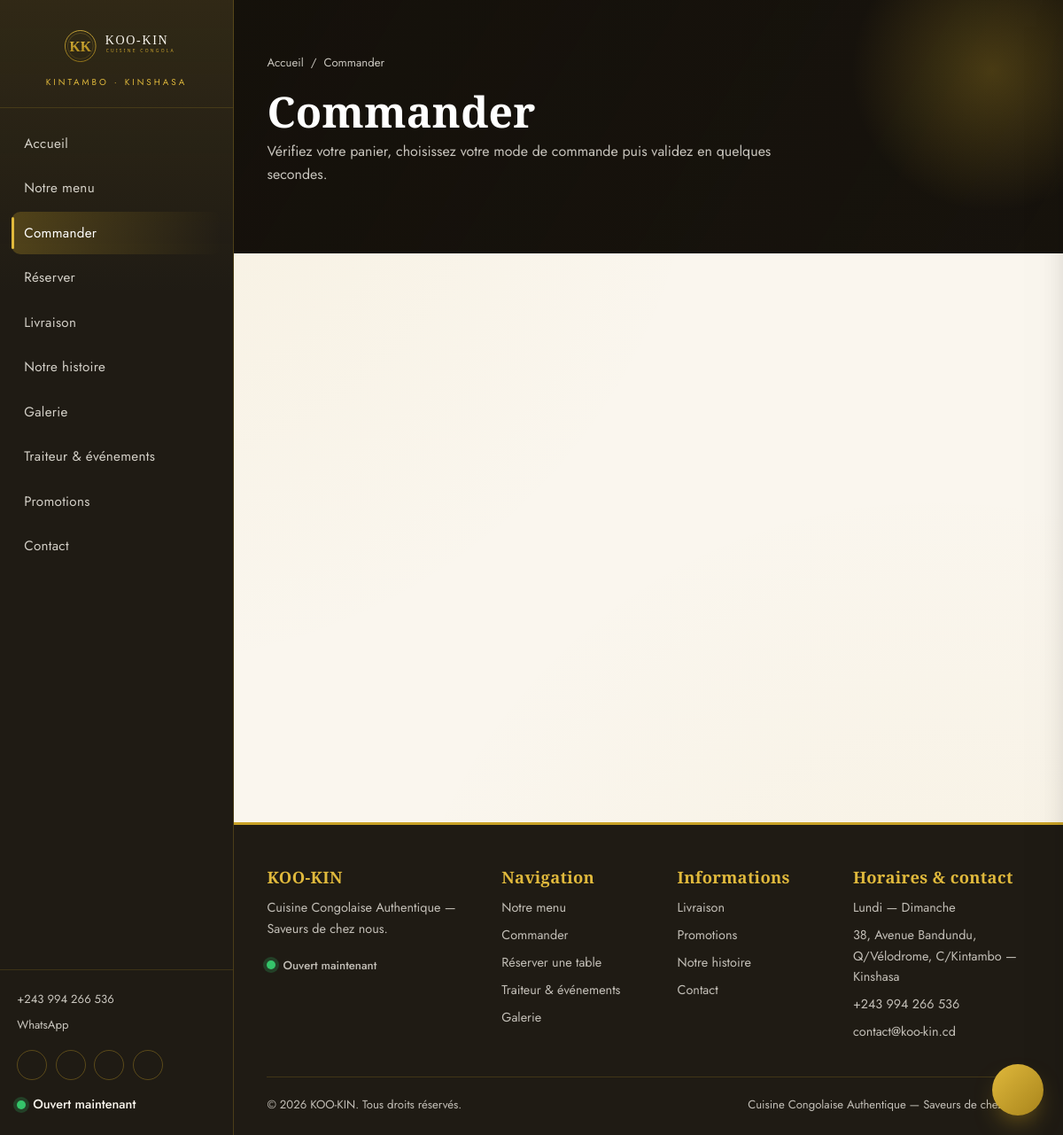
The page /commander.php on the database its author committed.
### tables this page shows
CREATE TABLE `parametres_site` (
  `id` INT UNSIGNED NOT NULL AUTO_INCREMENT,
  `cle` VARCHAR(100) NOT NULL,
  `valeur` TEXT NULL,
  `description` VARCHAR(255) NULL,
  PRIMARY KEY (`id`),
  UNIQUE KEY `uq_parametres_cle` (`cle`)
);

### classes/core/Config.php (called while the page is built, shortened)
<?php
class Config
{
    private static ?array $items = null;
    public static function load(array $data): void
    {
        self::$items = $data;
    }
    public static function get(string $key, mixed $default = null): mixed
    {
        $segments = explode('.', $key);
        $value = self::$items;
        foreach ($segments as $segment) {
            if (!is_array($value) || !array_key_exists($segment, $value)) {
                return $default;
            }
            $value = $value[$segment];
        }
        return $value;
    }
}

### classes/core/Database.php (called while the page is built, shortened)
<?php
class Database
{
    private static ?Database $instance = null;
    private PDO $pdo;
    private function __construct(array $cfg)
    {
        $dsn = sprintf(
            'mysql:host=%s;port=%d;dbname=%s;charset=%s',
            $cfg['host'],
            $cfg['port'],
            $cfg['name'],
            $cfg['charset']
        );
        try {
            $this->pdo = new PDO($dsn, $cfg['user'], $cfg['pass'], [
                PDO::ATTR_ERRMODE            => PDO::ERRMODE_EXCEPTION,
                PDO::ATTR_DEFAULT_FETCH_MODE => PDO::FETCH_ASSOC,
                PDO::ATTR_EMULATE_PREPARES   => false,
            ]);
        } catch (PDOException $e) {
            throw new RuntimeException('Connexion à la base de données impossible : ' . $e->getMessage());
        }
    }
    public static function init(array $cfg): void
    {
        if (self::$instance === null) {
            self::$instance = new self($cfg);
        }
    }
    public static function instance(): self
    {
        return self::$instance;
    }
    public function run(string $sql, array $params = []): \PDOStatement
    {
        $stmt = $this->pdo->prepare($sql);
        $stmt->execute($params);
        return $stmt;
    }
    public function one(string $sql, array $params = []): ?array
    {
        $row = $this->run($sql, $params)->fetch();
        return $row === false ? null : $row;
    }
}

### commander.php (the view, shortened to what this page needs)
<?php
$confirmation = null;
$page = [
    'titre' => 'Commander — KOO-KIN',
    'actif' => 'commander',
    'description' => 'Commandez vos plats KOO-KIN en ligne : sur place, à emporter ou en livraison à Kinshasa.',
    'fil' => 'Commander',
];
require BASE_PATH . 'includes/front/header.php';
if ($confirmation): ?>
    <section class="entete-page">
        <div class="conteneur animer visible">
            <p class="fil"><a href="<?= e(url('/')) ?>">Accueil</a> <span>/</span> Commander</p>
            <h1>Commande confirmée</h1>
        </div>
    </section>
    <section class="section">
        <div class="conteneur">
            <div class="carte-form animer" style="max-width:640px;margin-inline:auto">
                <?php foreach (flash_success() as $m): ?><div class="alerte alerte--succes"><?= e($m) ?></div><?php endforeach; ?>
                <div class="texte-centre" style="margin-bottom:1.2rem">
                    <span style="font-size:3rem;color:var(--succes);display:inline-block"><?= icone('verifier', '') ?></span>
                    <h2 style="font-size:1.6rem;margin:.4rem 0">Merci <?= e($confirmation['client_nom']) ?> !</h2>
                    <p class="texte-doux">Votre commande <strong style="color:var(--or-fonce)"><?= e($confirmation['code']) ?></strong> a bien été enregistrée.</p>
                </div>
                <h3 style="font-size:1.1rem;margin-bottom:.6rem">Récapitulatif</h3>
                <table class="tableau">
                    <?php foreach ($details as $d): ?>
                        <tr><td><?= e($d['plat_nom']) ?> × <?= (int) $d['quantite'] ?></td><td style="text-align:right"><?= e(format_prix($d['total'])) ?></td></tr>
                    <?php endforeach; ?>
                    <?php if ((int) $confirmation['frais_livraison'] > 0): ?>
                        <tr><td>Livraison (<?= e($confirmation['commune']) ?>)</td><td style="text-align:right"><?= e(format_prix($confirmation['frais_livraison'])) ?></td></tr>
                    <?php endif; ?>
                    <tr style="font-weight:600"><td>Total</td><td style="text-align:right;color:var(--or-fonce);font-size:1.15rem"><?= e(format_prix($confirmation['total'])) ?></td></tr>
                </table>
                <div class="menu-note" style="margin-top:1.2rem">
                    Mode : <strong><?= e(strtoupper(str_replace('_', ' ', $confirmation['type']))) ?></strong> ·
                    Paiement : <strong><?= e(strtoupper(str_replace('_', ' ', $confirmation['paiement']))) ?></strong><br>
                    Nous vous contactons au <strong><?= e($confirmation['client_telephone']) ?></strong> pour confirmer.
                </div>
                <div style="display:flex;gap:.8rem;flex-wrap:wrap;margin-top:1.4rem">
                    <a href="<?= e($waLien) ?>" target="_blank" rel="noopener" class="btn btn--or"><?= icone('whatsapp') ?> Confirmer sur WhatsApp</a>
                    <a href="<?= e(url('menu.php')) ?>" class="btn btn--contour">Commander encore</a>
                </div>
            </div>
        </div>
    </section>
<?php else: ?>
<section class="entete-page">
    <div class="conteneur animer visible">
        <p class="fil"><a href="<?= e(url('/')) ?>">Accueil</a> <span>/</span> Commander</p>
        <h1>Commander</h1>
        <p>Vérifiez votre panier, choisissez votre mode de commande puis validez en quelques secondes.</p>
    </div>
</section>
<section class="section">
    <div class="conteneur">
        <div class="grille grille--2" style="align-items:start">
        </div>
    </div>
</section>
<?php endif;
require BASE_PATH . 'includes/front/footer.php';

### includes/front/header.php (shortened to what this page needs)
<?php
$page = $page ?? [];
$actif = $page['actif'] ?? '';
$phone = (string) param('telephone', '+243 994 266 536');
$whatsapp = (string) param('whatsapp', '243994266536');
$horaireDuJour = db()->one(
    'SELECT ouverture, fermeture, ferme FROM horaires WHERE id = ? LIMIT 1',
    [(int) date('N')]
);
$statut = 'ferme';
if ($horaireDuJour && (int) $horaireDuJour['ferme'] === 0 && $horaireDuJour['ouverture'] && $horaireDuJour['fermeture']) {
    $now = time();
    $ouvre = strtotime('today ' . $horaireDuJour['ouverture']);
    $ferme = strtotime('today ' . $horaireDuJour['fermeture']);
    $statut = ($now >= $ouvre && $now <= $ferme) ? 'ouvert' : 'ferme';
}
?>
<!doctype html>
<html lang="fr">
<head>
    <link rel="stylesheet" href="<?= e(asset('css/style.css')) ?>">
</head>
<body>
<aside class="sidebar" id="sidebar" aria-label="Navigation principale">
    <div class="sidebar__logo">
        <a href="<?= e(url('/')) ?>">
            <img src="<?= e(asset('img/logo.svg')) ?>" alt="KOO-KIN">
        </a>
        <span>Kintambo · Kinshasa</span>
    </div>
    <nav class="sidebar__nav">
        <a href="<?= e(url('/')) ?>" class="<?= $actif === 'accueil' ? 'actif' : '' ?>">Accueil</a>
        <a href="<?= e(url('menu.php')) ?>" class="<?= $actif === 'menu' ? 'actif' : '' ?>">Notre menu</a>
        <a href="<?= e(url('commander.php')) ?>" class="<?= $actif === 'commander' ? 'actif' : '' ?>">Commander</a>
        <a href="<?= e(url('reservation.php')) ?>" class="<?= $actif === 'reservation' ? 'actif' : '' ?>">Réserver</a>
        <a href="<?= e(url('livraison.php')) ?>" class="<?= $actif === 'livraison' ? 'actif' : '' ?>">Livraison</a>
        <a href="<?= e(url('histoire.php')) ?>" class="<?= $actif === 'histoire' ? 'actif' : '' ?>">Notre histoire</a>
        <a href="<?= e(url('galerie.php')) ?>" class="<?= $actif === 'galerie' ? 'actif' : '' ?>">Galerie</a>
        <a href="<?= e(url('traiteur.php')) ?>" class="<?= $actif === 'traiteur' ? 'actif' : '' ?>">Traiteur &amp; événements</a>
        <a href="<?= e(url('promotions.php')) ?>" class="<?= $actif === 'promotions' ? 'actif' : '' ?>">Promotions</a>
        <a href="<?= e(url('contact.php')) ?>" class="<?= $actif === 'contact' ? 'actif' : '' ?>">Contact</a>
    </nav>
    <div class="sidebar__contact">
        <a href="tel:<?= e(preg_replace('/\s+/', '', $phone)) ?>"><?= e($phone) ?></a>
        <a href="https://wa.me/<?= e($whatsapp) ?>" target="_blank" rel="noopener">WhatsApp</a>
        <div class="sidebar__social">
            <a href="<?= e((string) param('facebook', '#')) ?>" target="_blank" rel="noopener" aria-label="Facebook"><?= icone('facebook') ?></a>
            <a href="<?= e((string) param('instagram', '#')) ?>" target="_blank" rel="noopener" aria-label="Instagram"><?= icone('instagram') ?></a>
            <a href="<?= e((string) param('tiktok', '#')) ?>" target="_blank" rel="noopener" aria-label="TikTok"><?= icone('tiktok') ?></a>
            <a href="https://wa.me/<?= e($whatsapp) ?>" target="_blank" rel="noopener" aria-label="WhatsApp"><?= icone('whatsapp') ?></a>
        </div>
        <p class="statut-ouvert <?= $statut === 'ouvert' ? 'ouvert' : 'ferme' ?>" style="margin:1rem 0 0">
            <span class="point"></span>
            <?= $statut === 'ouvert' ? 'Ouvert maintenant' : 'Fermé actuellement' ?>
        </p>
    </div>
</aside>
<div class="page">
    <main id="contenu">

### includes/front/footer.php (shortened to what this page needs)
<?php
require BASE_PATH . 'includes/front/chatbox.php';
?>
<footer class="footer">
    <div class="conteneur">
        <div class="footer__grid">
            <div>
                <h4>KOO-KIN</h4>
                <p style="font-size:.9rem"><?= e((string) param('footer_texte', 'Cuisine Congolaise Authentique — Saveurs de chez nous.')) ?></p>
                <p class="statut-ouvert <?php
                    $h = db()->one('SELECT ouverture, fermeture, ferme FROM horaires WHERE id = ? LIMIT 1', [(int) date('N')]);
                    $open = false;
                    if ($h) { $n = time(); $o = strtotime('today ' . $h['ouverture']); $f = strtotime('today ' . $h['fermeture']); if ($f < $o) { $f += 86400; } $open = ((int) $h['ferme'] === 0 && $n >= $o && $n <= $f); }
                echo $open ? 'ouvert' : 'ferme'; ?>"><span class="point"></span><span style="font-size:.82rem"><?= $open ? 'Ouvert maintenant' : 'Fermé actuellement' ?></span></p>
            </div>
            <div>
                <h4>Navigation</h4>
                <ul>
                    <li><a href="<?= e(url('menu.php')) ?>">Notre menu</a></li>
                    <li><a href="<?= e(url('commander.php')) ?>">Commander</a></li>
                    <li><a href="<?= e(url('reservation.php')) ?>">Réserver une table</a></li>
                    <li><a href="<?= e(url('traiteur.php')) ?>">Traiteur &amp; événements</a></li>
                    <li><a href="<?= e(url('galerie.php')) ?>">Galerie</a></li>
                </ul>
            </div>
            <div>
                <h4>Informations</h4>
                <ul>
                    <li><a href="<?= e(url('livraison.php')) ?>">Livraison</a></li>
                    <li><a href="<?= e(url('promotions.php')) ?>">Promotions</a></li>
                    <li><a href="<?= e(url('histoire.php')) ?>">Notre histoire</a></li>
                    <li><a href="<?= e(url('contact.php')) ?>">Contact</a></li>
                </ul>
            </div>
            <div>
                <h4>Horaires &amp; contact</h4>
                <ul>
                    <li><?= e((string) param('horaires_texte', 'Lundi — Dimanche')) ?></li>
                    <li><?= e((string) param('adresse', '')) ?></li>
                    <li><a href="tel:<?= e(preg_replace('/\s+/', '', (string) param('telephone', ''))) ?>"><?= e((string) param('telephone', '')) ?></a></li>
                    <li><a href="mailto:<?= e((string) param('email', '')) ?>"><?= e((string) param('email', '')) ?></a></li>
                </ul>
            </div>
        </div>
        <div class="footer__bas">
            <span>© <?= date('Y') ?> <?= e((string) param('site_nom', 'KOO-KIN')) ?>. Tous droits réservés.</span>
            <span><?= e((string) param('site_slogan', 'Cuisine Congolaise Authentique')) ?> — <?= e((string) param('site_description', 'Saveurs de chez nous')) ?></span>
        </div>
    </div>
</footer>
</main>
</div>
</body>
</html>

### rows shown on the page
parametres_site: valeur "+243 994 266 536"
parametres_site: valeur "Cuisine Congolaise Authentique — Saveurs de chez nous."
parametres_site: valeur "Lundi — Dimanche"
parametres_site: valeur "38, Avenue Bandundu, Q/Vélodrome, C/Kintambo — Kinshasa"
parametres_site: valeur "contact@koo-kin.cd"
parametres_site: valeur "KOO-KIN"
parametres_site: valeur "Cuisine Congolaise Authentique"
parametres_site: valeur "Saveurs de chez nous"
